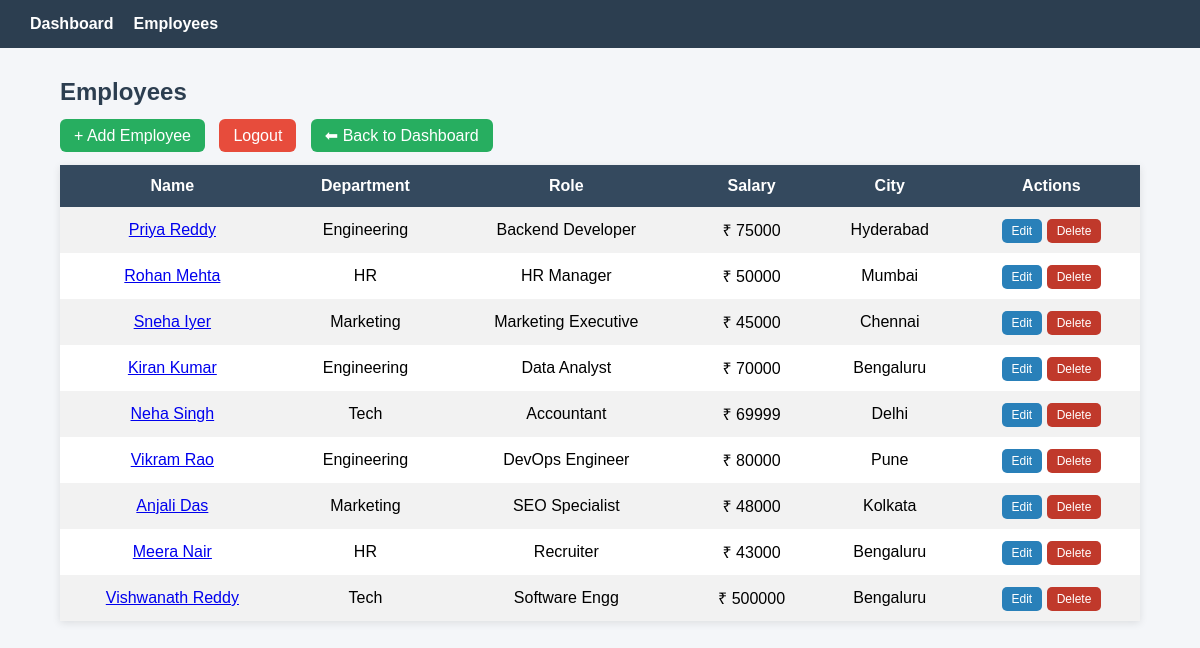
Page /employees (signed in) on the committed database.
### tables this page shows
CREATE TABLE employees (
    id INTEGER PRIMARY KEY AUTOINCREMENT,
    name TEXT NOT NULL,
    department TEXT NOT NULL,
    role TEXT NOT NULL,
    salary INTEGER NOT NULL,
    city TEXT NOT NULL
);

### app.py (the view)
    def wrapper(*args, **kwargs):
        if "user_id" not in session:
            return redirect(url_for("login"))
        return func(*args, **kwargs)

### app.py (called while the page is built)
def get_db_connection():
    conn = sqlite3.connect("database.db")
    conn.row_factory = sqlite3.Row
    return conn

def login_required(func):
    def wrapper(*args, **kwargs):
        if "user_id" not in session:
            return redirect(url_for("login"))
        return func(*args, **kwargs)
    wrapper.__name__ = func.__name__
    return wrapper

@app.route("/employees")
@login_required
def employees():
    conn = get_db_connection()
    employees = conn.execute("SELECT * FROM employees").fetchall()
    conn.close()
    return render_template("employees.html", employees=employees)

### templates/employees.html (shortened to what this page needs)
<!DOCTYPE html>
<html>
<head>
</head>
<body>
<nav>
    <a href="{{ url_for('dashboard') }}">Dashboard</a>
    <a href="{{ url_for('employees') }}">Employees</a>
</nav>
<div class="container">
    <h2>Employees</h2>
    <div class="top-bar">
        <a href="{{ url_for('add_employee') }}" class="btn btn-add">+ Add Employee</a>
        <a href="{{ url_for('logout') }}" class="btn btn-logout">Logout</a>
        <a href="{{ url_for('dashboard') }}" class="btn btn-add">⬅ Back to Dashboard</a>
    </div>
    <table>
        <tr>
            <th>Name</th>
            <th>Department</th>
            <th>Role</th>
            <th>Salary</th>
            <th>City</th>
            <th>Actions</th>
        </tr>
        {% for emp in employees %}
        <tr>
            <td>
                <a href="{{ url_for('employee_detail', id=emp.id) }}">
                    {{ emp.name }}
                </a>
            </td>
            <td>{{ emp.department }}</td>
            <td>{{ emp.role }}</td>
            <td>₹ {{ emp.salary }}</td>
            <td>{{ emp.city }}</td>
            <td>
                <a href="{{ url_for('edit_employee', id=emp.id) }}" class="action-btn edit">Edit</a>
                <a href="{{ url_for('delete_employee', id=emp.id) }}" class="action-btn delete">Delete</a>
            </td>
        </tr>
        {% endfor %}
    </table>
</div>
</body>
</html>

### templates/employees.html (style rules this page uses)
body { font-family: Arial; margin: 0; background: #f4f6f9; }
nav { background: #2c3e50; padding: 15px 30px; display: flex; gap: 20px; }
nav a { color: white; text-decoration: none; font-weight: bold; }
.container { width: 90%; margin: 30px auto; }
h2 { color: #2c3e50; }
.top-bar { margin-bottom: 20px; }
.btn { padding: 8px 14px; border-radius: 6px; text-decoration: none; color: white; margin-right: 10px; }
.btn-add { background: #27ae60; }
.btn-logout { background: #e74c3c; }
table { width: 100%; border-collapse: collapse; background: white; box-shadow: 0 2px 8px rgba(0,0,0,0.1); }
th, td { padding: 12px; text-align: center; }
th { background: #34495e; color: white; }
tr:nth-child(even) { background: #f2f2f2; }
.action-btn { padding: 5px 10px; border-radius: 5px; color: white; text-decoration: none; font-size: 12px; }
.edit { background: #2980b9; }
.delete { background: #c0392b; }

### rows in the picture
employees: name "Priya Reddy", department "Engineering", role "Backend Developer", salary "75000", city "Hyderabad"
employees: name "Rohan Mehta", department "HR", role "HR Manager", salary "50000", city "Mumbai"
employees: name "Sneha Iyer", department "Marketing", role "Marketing Executive", salary "45000", city "Chennai"
employees: name "Kiran Kumar", department "Engineering", role "Data Analyst", salary "70000", city "Bengaluru"
employees: name "Neha Singh", department "Tech", role "Accountant", salary "69999", city "Delhi"
employees: name "Vikram Rao", department "Engineering", role "DevOps Engineer", salary "80000", city "Pune"
employees: name "Anjali Das", department "Marketing", role "SEO Specialist", salary "48000", city "Kolkata"
employees: name "Meera Nair", department "HR", role "Recruiter", salary "43000", city "Bengaluru"
employees: name "Vishwanath Reddy", department "Tech", role "Software Engg", salary "500000", city "Bengaluru"
